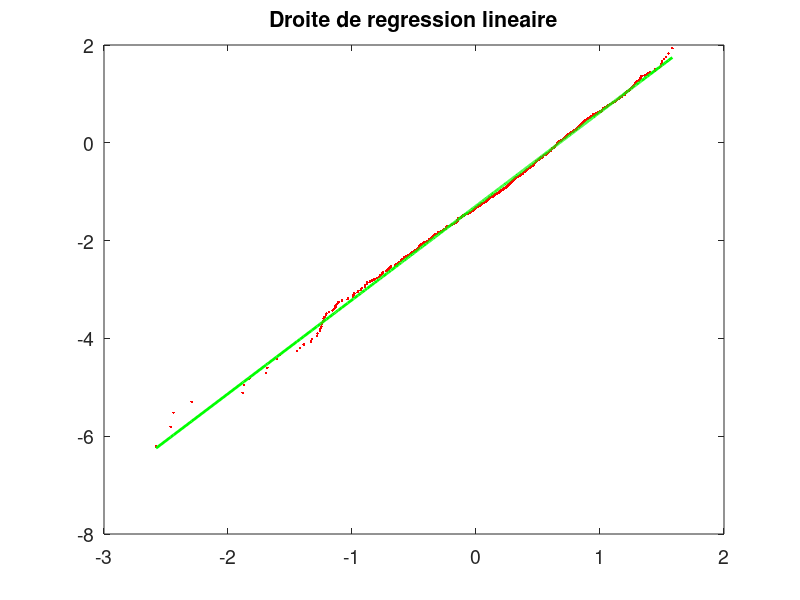
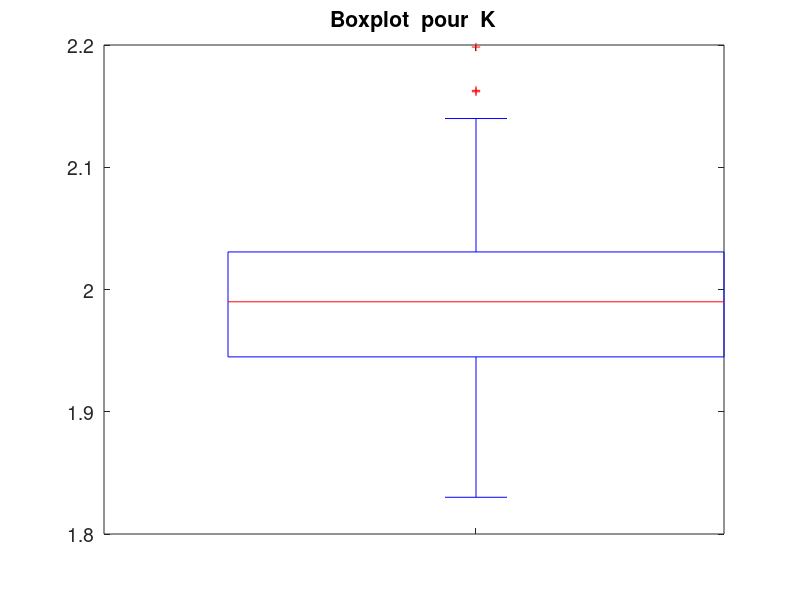
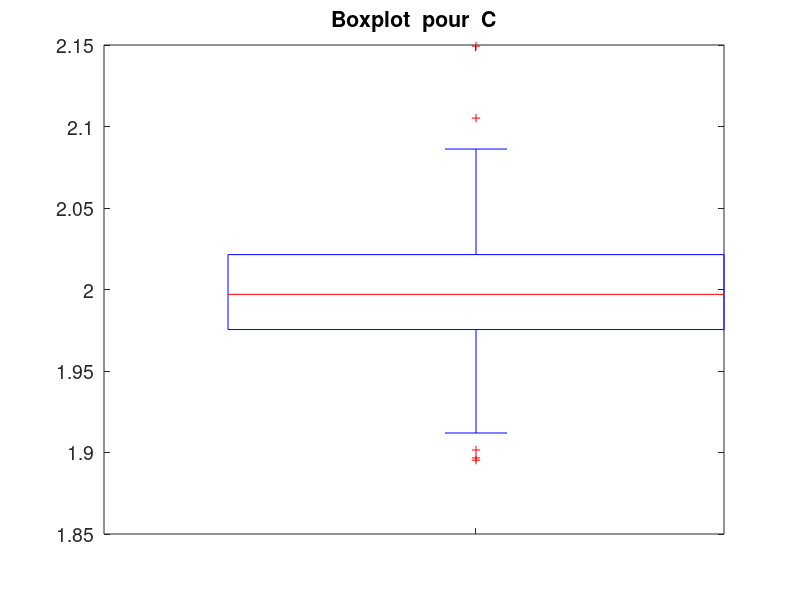
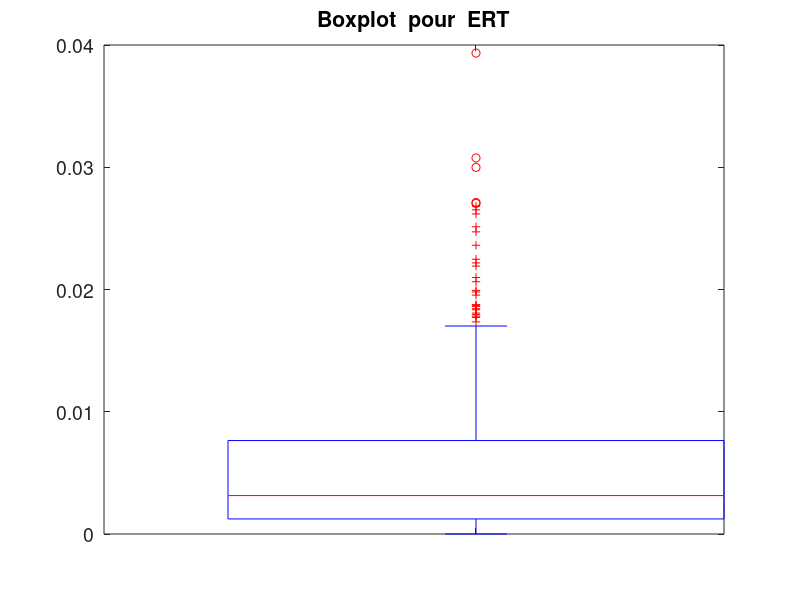

Here is the MATLAB script that generated these plots, in order:
function methode_graphique()
% Using linear regression to estimate the parameters of a Weibull
% distribution

% Parameters to be estimated
c = 2;
k = 2;

% Results for one sample
close all
n = 1000;                   %sample size
X = sort(wblrnd(c,k,n,1)); 	%sorting makes it easier to compute F
X = X(2:n-1);            	%removing first and last value
F = (2:n-1)'/n;            	%empirical version of F(X)
U = log(-log(1-F));   
% with exact F, the following log-linear relationship holds : 
% U = k*log(X) - k*log(c)
d = [log(X) ones(n-2,1)]\U; %linear regression solve 
k1 = d(1)
c1 = exp(d(2)/-k1)

%linear regression plot
figure
plot(log(X),U,'.r','LineWidth',2)
hold on
plot(log(X),d(1)*log(X) + d(2),'g','LineWidth',2)
set(gca,'FontSize',14);
title ('Droite de regression lineaire');

% total squared error
ERT1 = (k1-k)^2 + (c1-c)^2

% Replications to compute the variance and mean of the estimator
% We can vary the number of values we keep from the sample to perform the
% linear regression. We seem to get less bias when rejecting the extremes,
% at least for k's estimator, c's estimator seems to be doing fine anyways.
B = 500;
ERT = zeros(B,1);
K = zeros(B,1);
C = zeros(B,1);
n2 = n-2;        %we keep the n2 central values (try n-2,n-20,n-200)
F = (n/2-n2/2+1:n/2+n2/2)'/n;
U = log(-log(1-F));
for i=1:B
    X = sort(wblrnd(c,k,n,1));
    X = X(n/2-n2/2+1:n/2+n2/2);
    d = [log(X) ones(n2,1)]\U;  %linear regression
    K(i) = d(1);
    C(i) = exp(d(2)/-K(i));
    ERT(i) = (K(i)-k)^2 + (C(i)-c)^2;
end

%output values
varE = var(ERT)
varK = var(K)
varC = var(C)
meanE = mean(ERT)
meanK = mean(K)
meanC = mean(C)


%various boxplots and histograms
figure
boxplot(K)
set(gca,'FontSize',14,'xticklabel',{[]});
title ('Boxplot  pour  K');

figure
boxplot(C)
set(gca,'FontSize',14,'xticklabel',{[]});
title ('Boxplot  pour  C');

figure
boxplot(ERT)
set(gca,'FontSize',14,'xticklabel',{[]});
title ('Boxplot  pour  ERT');

figure
hist(K)
set(gca,'FontSize',14);
title ('Histogramme  pour  K');

figure
hist(C)
set(gca,'FontSize',14);
title ('Histogramme  pour  C');

figure
hist(ERT)
set(gca,'FontSize',14);
title ('Histogramme  pour  ERT');

end

